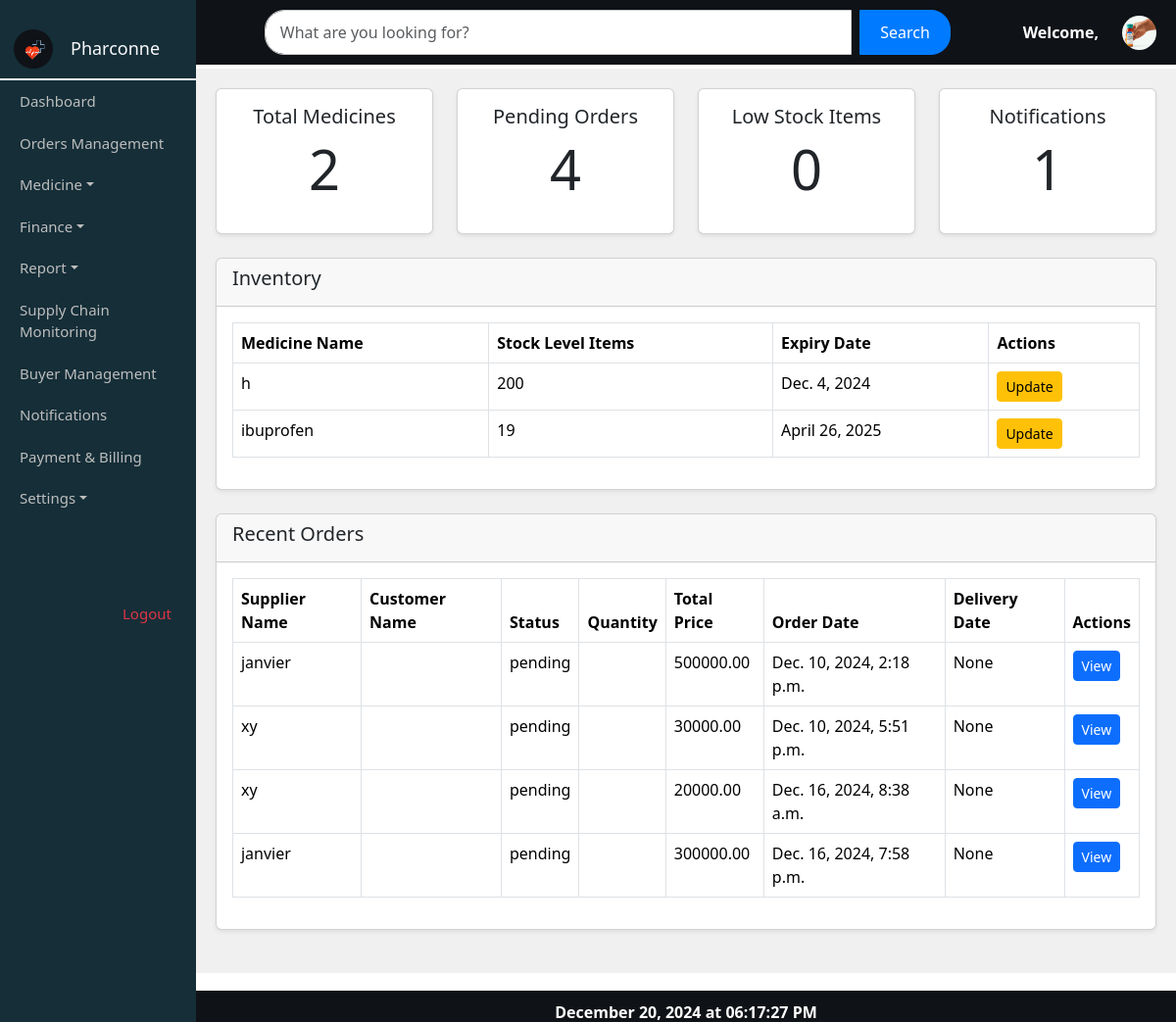
Screenshot of /userhome/ with the database file from the repository.
### myapp/models.py (models this page shows, shortened)
class Pmedstock(models.Model):
    STATUS_CHOICES = [
        ('active', 'Active'),
        ('inactive', 'Inactive'),
    ]
    name = models.CharField(max_length=255)
    generic_name = models.CharField(max_length=255)
    sku = models.CharField(max_length=100, unique=True)
    weight = models.CharField(max_length=100)
    category = models.CharField(max_length=100)  # You can also use a ForeignKey if you have a Category model
    manufacturer = models.CharField(max_length=255)
    price = models.DecimalField(max_digits=10, decimal_places=2)
    manufacturer_price = models.DecimalField(max_digits=10, decimal_places=2)
    expire_date = models.DateField()
    stock = models.PositiveIntegerField()
    status = models.CharField(max_length=10, choices=STATUS_CHOICES)
    details = models.TextField()

class Order(models.Model):
    O_id = models.AutoField(primary_key=True)  # Auto-incrementing order ID
    pharmacy = models.ForeignKey(Pharmacy, on_delete=models.CASCADE, related_name='orders')  # The pharmacy placing the order
    supplier = models.ForeignKey(Supplier, on_delete=models.CASCADE, related_name='orders')  # The supplier receiving the order
    medicine = models.ForeignKey(Medicine, on_delete=models.CASCADE, related_name='orders')
    quantity = models.PositiveIntegerField()  # Quantity of medicine being ordered
    total_price = models.DecimalField(max_digits=10, decimal_places=2)  # Total price of the order
    order_status = models.CharField(max_length=20, choices=[
        ('pending', 'Pending'),
        ('approved', 'Approved'),
        ('delivered', 'Delivered'),
        ('cancelled', 'Cancelled'),
    ], default='pending')  # Order status
    order_date = models.DateTimeField(default=timezone.now)  # Date and time of the order
    delivery_date = models.DateTimeField(blank=True, null=True)  # Expected delivery date (optional)

class Supplier(models.Model):
    user = models.OneToOneField(User, on_delete=models.CASCADE, null=True, blank=True)
    S_id = models.AutoField(primary_key=True)
    name = models.CharField(max_length=100)
    contact = models.CharField(max_length=15)  # Changed to CharField for flexibility

### myapp/views.py (the view)
# urls.py: path('userhome/', views.userhome, name='userhome'),
def userhome(request):
    total_medicines_count = Pmedstock.objects.count()
    pending_orders_count = Order.objects.filter(order_status='pending').count()
    low_stock_level = Pharmacy.objects.filter(stock_level='low').count()
    pharmacy_names = Pharmacy.objects.values('P_name')
    unread_message = Message.objects.filter(
        receiver_pharmacy__in=Subquery(pharmacy_names),
        is_read=False
    ).count()
    orders = Order.objects.select_related('supplier', 'medicine').all()
    data = Pmedstock.objects.all()
    return render(request, 'myapp/userhome.html', {
        'total_medicines_count': total_medicines_count,
        'pending_orders_count': pending_orders_count,
        'low_stock_level': low_stock_level,
        'unread_message': unread_message,
        'orders': orders,  # Pass the order data to the template
        'data': data,
    })

### myapp/templates/myapp/userhome.html (shortened to what this page needs)
{% load static %}
<!DOCTYPE html>
<html lang="en">
<head>
  <link href="https://cdn.jsdelivr.net/npm/bootstrap@5.3.2/dist/css/bootstrap.min.css" rel="stylesheet">
  <link rel="stylesheet" href="{% static 'myapp/css/pharmacy_list.css' %}">
</head>
<body>
    <div class="sidebar">
        <div class="pharconne">
            <img src="{% static 'images/log22.png' %}" alt="pharconne logo" class="logo-img ms-1">
            <h4 class="text-light" style="margin-left: 1em;">Pharconne</h4>
        </div>
        <nav>
            <a href="{% url 'userhome' %}">Dashboard</a>
            <a href="/pharorder/">Orders Management</a>
            <div class="medicine-dropdown">
                <a href="#" id="medicineToggle" class="dropdown-toggle">Medicine</a>
            </div>
            <div class="dropdown" id="finance-dropdown-container">
                <a href="#" id="finance-toggle" class="dropdown-toggle">Finance</a>
            </div>
            <div class="dropdown">
                <a href="#" id="report-toggle" class="dropdown-toggle">Report</a>
            </div>
            <a href="#">Supply Chain Monitoring</a>
            <a href="#">Buyer Management</a>
            <div class="d-inline-block">
                <a href="{% url 'message_list' %}" class="position-relative text-decoration-none">
                    Notifications
                </a>
            </div>
            <a href="#">Payment & Billing</a>
                        <div class="dropdown">
                            <a href="#" id="settings-toggle" class="dropdown-toggle">Settings</a>
                        </div>
        </nav>
        <a href="{% url 'index'%}" class="logout text-danger" style="margin-top: 5em; margin-left: 7em;">Logout</a>
    </div>
    <div class="topbar py-0 d-flex align-items-center justify-content-between">
        <div class="input-group w-75">
            <form method="GET" action="{% url 'pharmacy_list' %}" class="d-flex w-100">
                <input
                    type="text"
                    name="search"
                    class="form-control me-2"
                    value="{{ search_query }}"
                    placeholder="What are you looking for?"
                />
                <button class="btn btn-primary" type="submit">Search</button>
            </form>
        </div>
    <div class="d-flex align-items-center position-relative profile-container">
        <span
    class="me-2"
    style="color: #fff; font-weight: bold; margin-left: 1.5em;"
    data-bs-toggle="tooltip"
    data-bs-placement="top"
    title="Click to view and edit your profile">
    Welcome, {{ request.session.user_name }}
</span>
        <a href="#" id="profile-link">
            <img src="{% static 'images/new5.png' %}" alt="Profile" class="profile-img ms-3" />
        </a>
    </div>
    </div>
    {%block content%}
            <div class="content-container">
                <div class="dashboard-container">
                    <div class="row mb-4">
                        <div class="col-md-3">
                            <div class="card shadow-sm">
                                <div class="card-body text-center">
                                    <h5>Total Medicines</h5>
                                    <p class="display-4">{{ total_medicines_count }}</p>
                                </div>
                            </div>
                        </div>
                        <div class="col-md-3">
                            <div class="card shadow-sm">
                                <div class="card-body text-center">
                                    <h5>Pending Orders</h5>
                                    <p class="display-4">{{ pending_orders_count }}</p>
                                </div>
                            </div>
                        </div>
                        <div class="col-md-3">
                            <div class="card shadow-sm">
                                <div class="card-body text-center">
                                    <h5>Low Stock Items</h5>
                                    <p class="display-4">{{ low_stock_level }}</p>
                                </div>
                            </div>
                        </div>
                        <div class="col-md-3">
                            <div class="card shadow-sm">
                                <div class="card-body text-center">
                                    <h5>Notifications</h5>
                                    <p class="display-4">{{ unread_message }}</p>
                                </div>
                            </div>
                        </div>
                    </div>
                    <div class="card shadow-sm mb-4">
                        <div class="card-header">
                            <h5>Inventory</h5>
                        </div>
                        <div class="card-body">
                            <div class="table-responsive">
                                <table class="table table-bordered">
                                    <thead>
                                        <tr>
                                            <th>Medicine Name</th>
                                            <th>Stock Level Items</th>
                                            <th>Expiry Date</th>
                                            <th>Actions</th>
                                        </tr>
                                    </thead>
                                    <tbody>
                                            {% for pmedstock in data %}
                                        <tr>
                                            <td>{{ pmedstock.name }}</td>
                                            <td>{{ pmedstock.stock }}</td>
                                            <td>{{ pmedstock.expire_date }}</td>
                                            <td>
                                                <a href="/update/{{ medicine.id }}/" class="btn btn-warning btn-sm">Update</a>
                                            </td>
                                        </tr>
                                        {% empty %}
                                        <tr>
                                            <td colspan="4" class="text-center">No medicines available.</td>
                                        </tr>
                                        {% endfor %}
                                    </tbody>
                                </table>
                            </div>
                        </div>
                    </div>
<div class="card shadow-sm mb-4">
    <div class="card-header">
        <h5>Recent Orders</h5>
    </div>
    <div class="card-body">
        <div class="table-responsive">
            <table class="table table-bordered">
                <thead>
                    <tr>
                        <th>Supplier Name</th>
                        <th>Customer Name</th>
                        <th>Status</th>
                        <th>Quantity</th>
                        <th>Total Price</th>
                        <th>Order Date</th>
                        <th>Delivery Date</th>
                        <th>Actions</th>
                    </tr>
                </thead>
                <tbody>
                    {% for order in orders %}
                        <tr>
                            <td>{{ order.supplier.name }}</td>
                            <td>{{ order.customer.name }}</td>
                            <td>{{ order.order_status }}</td>
                            <td>{{ order.order_quantity }}</td>
                            <td>{{ order.total_price }}</td>
                            <td>{{ order.order_date }}</td>
                            <td>{{ order.delivery_date }}</td>
                            <td>
                                <button class="btn btn-primary btn-sm"
                                        data-toggle="modal"
                                        data-target="#orderModal"
                                        data-supplier="{{ order.supplier.name }}"
                                        data-medicine="{{ order.medicine.name }}"
                                        data-status="{{ order.order_status }}"
                                        data-quantity="{{ order.order_quantity }}"
                                        data-total_price="{{ order.total_price }}"
                                        data-order_date="{{ order.order_date }}"
                                        data-delivery_date="{{ order.delivery_date }}">
                                    View
                                </button>
                            </td>
                        </tr>
                    {% empty %}
                        <tr>
                            <td colspan="8" class="text-center">No recent orders.</td>
                        </tr>
                    {% endfor %}
                </tbody>
            </table>
        </div>
    </div>
</div>
{% endblock %}
<footer class="footer">
    <span style="color: #fff;" id="current-datetime"></span>
</footer>
</body>
</html>

### myapp/static/myapp/css/pharmacy_list.css (style rules this page uses)
body { margin: 0; padding: 0; overflow: hidden; }
.sidebar { position: fixed; top: 0; left: 0; bottom: 0; width: 16.666%; background-color: #152E38; padding-top: 20px; overflow-y: auto; }
.pharconne { display: flex; align-items: center; border-bottom: 2px solid #fff; padding: 10px; }
.logo-img { width: 40px; height: 40px; border-radius: 50%; }
h4 { margin: 0; font-size: 18px; }
.sidebar a { color: #bdbdbd; text-decoration: none; display: block; padding: 10px 20px; font-size: 15px; }
.topbar { position: fixed; top: 0; left: 16.666%; right: 0; background-color: #0F1217; padding: 15px 20px; z-index: 1000; display: flex; justify-content: space-between; align-items: center; }
.profile-container { position: relative; }
.profile-img { width: 35px; height: 35px; border-radius: 50%; cursor: pointer; }
.content-container { position: absolute; top: 70px; left: 16.666%; right: 0; bottom: 50px; overflow-y: auto; padding: 20px; background-color: #f0f0f0; }
.footer { position: fixed; bottom: 0; left: 16.666%; right: 0; background-color: #0F1217; text-align: center; padding: 10px 0; color: white; font-weight: bold; z-index: 1000; height: 2em; }
.input-group { max-width: 100%; margin: 0 auto; padding: 10px; display: flex; align-items: center; justify-content: space-between; }
.input-group .form-control { border-radius: 20px 0 0 20px; border: 1px solid #ccc; padding: 10px 15px; font-size: 16px; transition: border-color 0.3s ease; }
.input-group .btn { border-radius: 0 20px 20px 0; padding: 10px 20px; font-size: 16px; background-color: #007bff; color: #fff; border: 1px solid #007bff; transition: background-color 0.3s ease, border-color 0.3s ease; }

### myapp/templates/myapp/userhome.html (style rules this page uses)
.medicine-dropdown { position: relative; }
.dropdown-toggle { color: #fff; text-decoration: none; display: block; padding: 0.5em 1em; }

### rows the page displays
Pmedstock: name "h", stock "200", expire_date "Dec. 4, 2024"
Pmedstock: name "ibuprofen", stock "19", expire_date "April 26, 2025"
Order: supplier.name "janvier", order_status "pending", total_price "500000.00", order_date "Dec. 10, 2024, 2:18 p.m.", delivery_date "None"
Order: supplier.name "xy", order_status "pending", total_price "30000.00", order_date "Dec. 10, 2024, 5:51 p.m.", delivery_date "None"
Order: supplier.name "xy", order_status "pending", total_price "20000.00", order_date "Dec. 16, 2024, 8:38 a.m.", delivery_date "None"
Order: supplier.name "janvier", order_status "pending", total_price "300000.00", order_date "Dec. 16, 2024, 7:58 p.m.", delivery_date "None"

### other values shown
{{ total_medicines_count }} "2"
{{ pending_orders_count }} "4"
{{ low_stock_level }} "0"
{{ unread_message }} "1"
